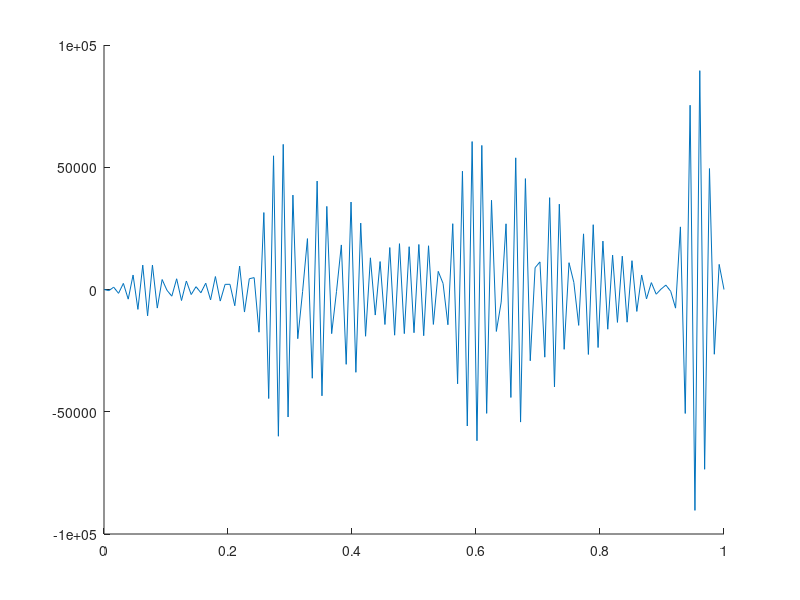

This figure's MATLAB source: (Note: this script raises an error after producing the figure.)
tmax = 0.05;
level = 7;
lambda = 0.05;
idtype = 0;
idpar = [2,3];

vpar = 0;
vtype = 0;

% initialize discretization mesh
nx = 2^level + 1;
ny = nx;
x = linspace(0,1,nx);
y = linspace(0,1,ny);
dx = x(2) - x(1);
dy = dx;
dt = lambda * dx;
nt = round(tmax / dt) + 1;

t   = [0: nt-1] * dt;

psi = zeros(nt,nx,ny, 'like', 1j);

y_T = y.';


% initialize psi depending on IC type -------------------------------------
if idtype == 0
    mx     = idpar(1);
    my     = idpar(2);

    psi(1,:,:) = sin(mx*pi*x).*sin(my*pi*y_T);
else
    x0     = idpar(1);
    y0     = idpar(2);
    deltax = idpar(3);
    deltay = idpar(4);
    px     = idpar(5);
    py     = idpar(6);
    delta = idpar(2);
    
    psi(1,:,:) = exp(1i*px*x).*exp(1i*py*y_T).*exp(-( ((x-x0)/deltax).^2 + ((y_T-y0)/deltay).^2));
end

% add boundary conditions -------------------------------------------------
psi(:,nx, :) = 0;
psi(:, 1, :) = 0;
psi(:, :,ny) = 0;
psi(:, :, 1) = 0;

% set up potential depending on vtype -------------------------------------
v = zeros(nx, ny);
if vtype == 1
    xmin = vpar(1);
    xmax = vpar(2);
    ymin = vpar(3);
    ymax = vpar(4);
    Vc   = vpar(5);
    
    v((x>xmin & x<xmax) & (y_T>ymin & y_T<ymax)) = Vc;
end
if vtype == 2
    x1 = vpar(1);
    x2 = vpar(2);
    x3 = vpar(3);
    x4 = vpar(4);
    Vc = vpar(5);   
    
    % j' and j'+1
    j_slit0 = (ny-1)/4 + 1;
    j_slit1 = j_slit0+1;
    
    v(:,j_slit0:j_slit1) = Vc;
    v(((x1<=x) & x<=x2) | ((x3<=x) & (x<=x4)),:) = 0;
end


% LHS - A matrix ----------------------------------------------------------

% initialize diagonals for tridiagonal matrix A
du = zeros(nx,1); % upper diagonal  "+"
dm = zeros(nx,1); % middle diagonal "0"
dl = zeros(nx,1); % lower diagonal  "-"

% add values to tridiagonals
du =   - 1i * dt/(2*dx^2) * ones(nx,1);
dm = 1 + 1i * dt/(  dx^2) * ones(nx,1);
dl = du;

% fix tridiagonal boundary cases
du(2)    = 0;
dm(1)    = 1;
dm(nx)   = 1;
dl(nx-1) = 0;

% define sparse matrix:
A = spdiags([dl dm du], -1:1, nx, nx);


% RHS - G constants -------------------------------------------------------
Gp =     1i * dt/(2*dy^2) * ones(nx,ny);
G0 = 1 - 1i * dt/(  dy^2) * ones(nx,ny) - 1i*dt/2*v;
Gm = Gp;

% RHS - F constants -------------------------------------------------------
Fp =     1i * dt/(2*dx^2) * ones(nx,ny);
F0 = 1 - 1i * dt/(  dx^2) * ones(nx,ny); % I changed this to a plus.
Fm = Fp;

% LHS - B constants -------------------------------------------------------
Bp =   - 1i * dt/(2*dy^2) * ones(1,ny);
B0 = 1 + 1i * dt/(  dy^2) + 1i*dt/2*v;     % this one is [nx,ny], a different row will be selected for each ii
Bm = Bp;

G = zeros(nx,ny);
F = zeros(nx,ny);
psi_temp = zeros(nx,ny, 'like', 1j);

psi_nplus15 = zeros(nt,nx,ny, 'like', 1j);

for n = [1:nt-1]
    for jj = [2:ny-1]
        % RHS - G matrix      
        G(:,jj)  = Gp(:,jj-1).*psi(n,:,jj-1).' + G0(:,jj).*psi(n,:,jj).' + Gm(:,jj+1).*psi(n,:,jj+1).';
        G(nx,:)  = 0;
        G(1, :)  = 0;
        G(: ,ny) = 0;
        G(:,1)   = 0;
    end
    for ii = [2:nx-1]
        F(ii,:)  = Fp(ii+1,:).*G(ii+1,:) + F0(ii,:).*G(ii,:) + Fm(ii-1,:).*G(ii-1,:);
        %F(ii,(2:ny-1))  = Fp(ii+1,(2:ny-1)).*G(ii+1,(2:ny-1)) + F0(ii,(2:ny-1)).*G(ii,(2:ny-1)) + Fm(ii-1,(2:ny-1)).*G(ii-1,(2:ny-1));
        F(nx,:)  = 0;
        F(1, :)  = 0;
        F(: ,ny) = 0;
        F(:,1)   = 0;
        psi_temp(ii,:) = A \ F(ii,:).';
        psi_temp(nx, :) = 0;
        psi_temp( 1, :) = 0;
        psi_temp( :,ny) = 0;
        psi_temp( :, 1) = 0;
        psi_nplus15(n,:,:) = psi_temp;
        
        % define sparse matrix for B, different one for each ii
        Bupper = Bp.';
        Bmain  = B0(ii,:).';
        Blower = Bm.';
        % fix tridiagonal boundary cases
        Bupper(2)    = 0;
        Bmain(1)     = 1;
        Bmain(nx)    = 1;
        Blower(nx-1) = 0; 
       
        %Bupper(3) = 0;
        %Bupper(5) = 0;
        %Bmain(1) = 0;
        %Bmain(2) = 1;
        %Bmain(nx) = 0;
        %Bmain(nx-1) = 1;
        %Blower(nx-2) = 0;
        
        B = spdiags([Blower Bmain Bupper], -1:1, ny, ny);
        
        psi(n+1, ii, (2:ny-1)) = (B(2:nx-1,2:ny-1) \ psi_temp(ii, (2:ny-1)).').';
        
        % reinforce boundary conditions
        psi(:,nx, :) = 0;
        psi(:, 1, :) = 0;
        psi(:, :,ny) = 0;
        psi(:, :, 1) = 0;
    end
    

    
end

psire = real(psi);
psiim = imag(psi);
psimod = abs(psi);

probability = zeros(1,nt);

for n = 1:nt
    %probability(n) = norm(squeeze(psi(n,:,:)));
    probability(n) = norm(squeeze(psi_nplus15(n,:,:)));
end

figure;
hold on
plot(x,psire(20,:,20));
psi_exact = sch_2d_exact(x,y,t,mx,my);
plot(x,psi_exact(20,:,20));
hold off;
figure;
plot(t,probability);

    %G((2:nx-1),(2:ny-1)) = Gp((2:nx-1),(2:ny-1)) .* psi_n((2:nx-1),(3:ny)) + G0((2:nx-1),(2:ny-1)) .* psi_n((2:nx-1),(2:ny-1)) + Gm((2:nx-1),(2:ny-1)) .* psi_n((2:nx-1),(1:ny-2));




